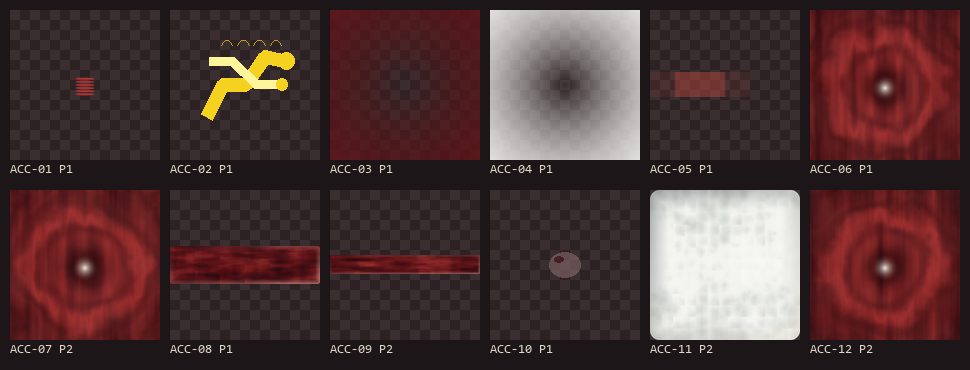
#> input picture tools/artgen/contact/ACC.png, 970 x 370 px; its folder holds 2 pictures in this run
$ python capture_stats.py artgen/contact
#> lines starting #> are read from the running program, lines starting #| are printed output that depends on the picture
import sys, os
from PIL import Image, ImageStat
d = sys.argv[1]
for f in sorted(os.listdir(d)):
    if not f.endswith(".png"):
        continue
    im = Image.open(os.path.join(d, f)).convert("RGB")
#> im is the input picture: PIL image 970x370 RGB; mean R, G, B 79.1, 54.2, 54.5
    st = ImageStat.Stat(im)
    w, h = im.size
#> w = 970; h = 370
    sm = im.resize((64, 36))
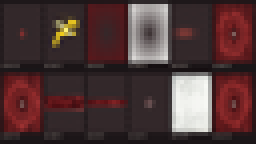
#> sm: PIL image 64x36 RGB (shown 4 times larger); mean R, G, B 79.2, 54.2, 54.5
    px = list(sm.getdata())
#> px = 2304 items, first 6: (29, 23, 25), (30, 24, 26), (30, 24, 26), (30, 24, 26), (30, 24, 26), (30, 24, 26)
    white = sum(1 for r,g,b in px if r>200 and g>200 and b>200)/len(px)
#> white = 0.0543
    red = sum(1 for r,g,b in px if r>g*1.6 and r>50)/len(px)
#> red = 0.299
    yellow = sum(1 for r,g,b in px if r>150 and g>120 and b<90)/len(px)
#> yellow = 0.00521
    skin = sum(1 for r,g,b in px if r>150 and 90<g<190 and 60<b<170 and r>g>b)/len(px)
#> skin = 0.013
    black = sum(1 for r,g,b in px if r+g+b<40)/len(px)
#> black = 0
    print("%-26s %dx%d mean=(%d,%d,%d) white=%.2f red=%.2f yellow=%.2f skin=%.2f dark=%.2f" % (f, w, h, *[int(x) for x in st.mean], white, red, yellow, skin, black))
#| ACC.png                    970x370 mean=(79,54,54) white=0.05 red=0.30 yellow=0.01 skin=0.01 dark=0.00
#> pass 2 of the loop `for f in sorted(os.listdir(d)):`:
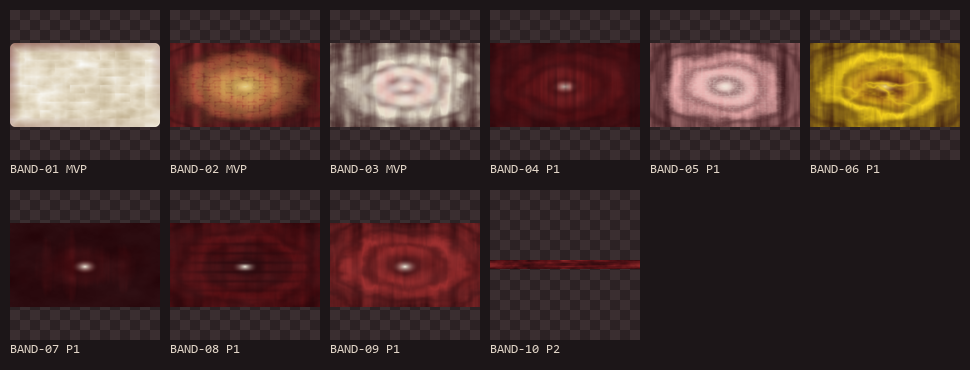
#> input picture tools/artgen/contact/BAND.png, 970 x 370 px
#> im is the input picture: PIL image 970x370 RGB; mean R, G, B 66.7, 46.8, 43.4
#> `sm = im.resize((64, 36))`:
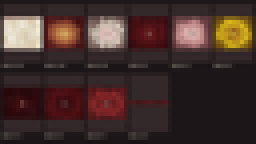
#> sm: PIL image 64x36 RGB (shown 4 times larger); mean R, G, B 66.8, 46.9, 43.5
#> white = 0.00825
#> red = 0.171
#> yellow = 0.0226
#> skin = 0.0247
#| BAND.png                   970x370 mean=(66,46,43) white=0.01 red=0.17 yellow=0.02 skin=0.02 dark=0.00
